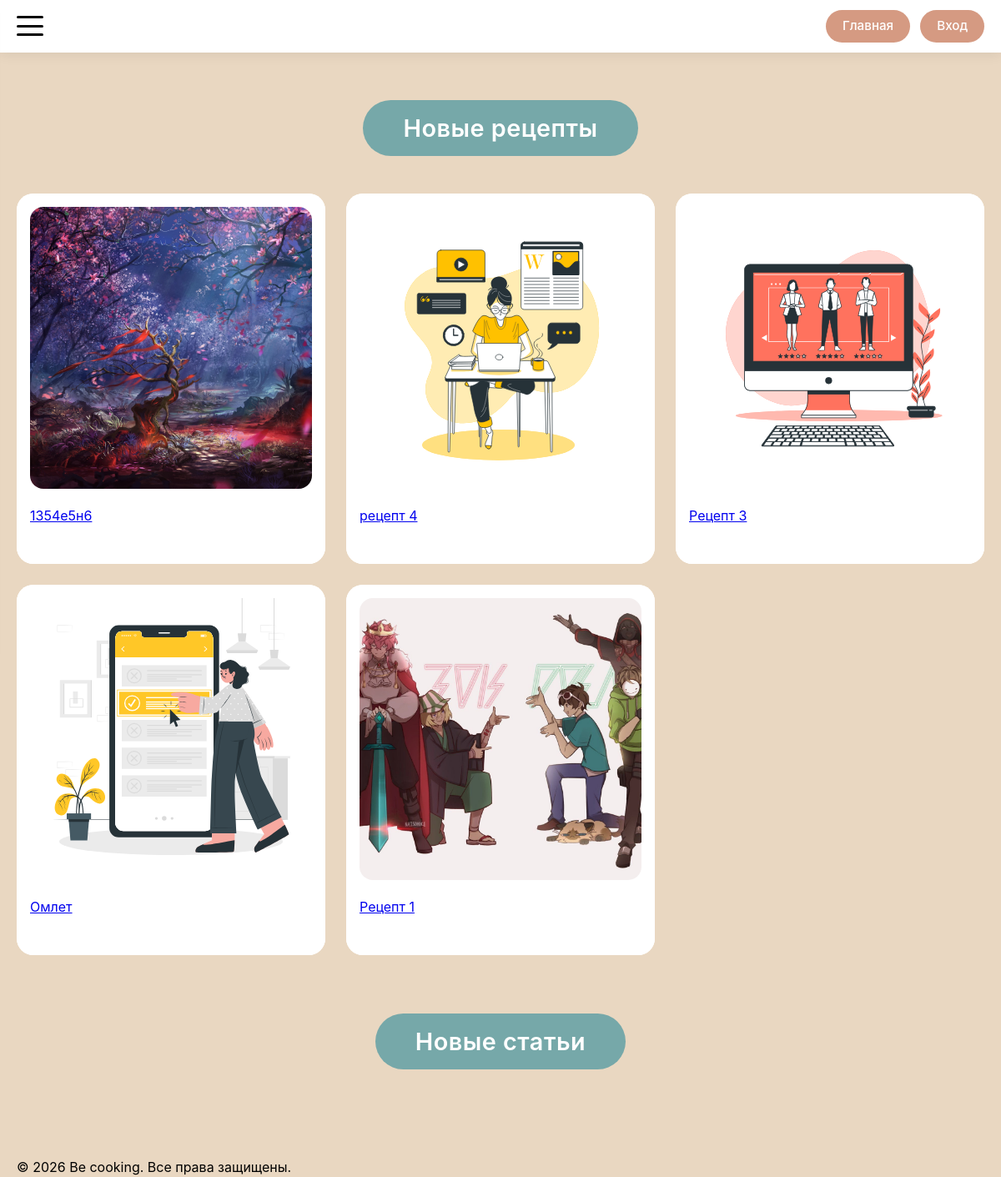
/index, run on the app's committed database.
### models.py (models this page shows)
class Recipe(db.Model):
    __tablename__ = 'recipe'
    id = db.Column(db.Integer, primary_key=True)
    title = db.Column(db.String(200), nullable=False)
    description = db.Column(db.Text)
    author_id = db.Column(db.Integer, db.ForeignKey('user.id'), nullable=False)
    status = db.Column(db.Enum(RecipeStatusEnum), nullable=False, default=RecipeStatusEnum.PENDING)
    created_at = db.Column(db.DateTime, default=datetime.utcnow)
    updated_at = db.Column(db.DateTime, default=datetime.utcnow, onupdate=datetime.utcnow)
    main_image_url = db.Column(db.String(300))
    ingredients = db.Column(db.JSON)  # В SQLAlchemy JSON может хранить массивы
    steps = db.relationship('RecipeStep', backref='recipe', lazy='dynamic', cascade='all, delete-orphan')
    comments = db.relationship('Comment', backref='recipe', lazy='dynamic', cascade='all, delete-orphan')
    notes = db.relationship('Note', backref='recipe', lazy='dynamic', cascade='all, delete-orphan')
    favorites = db.relationship('Favorite', backref='recipe', lazy='dynamic', cascade='all, delete-orphan')
    cart_items = db.relationship('CartItem', backref='recipe', lazy='dynamic', cascade='all, delete-orphan')

### routes/main_routes.py (the view)
@app.route('/')
@app.route('/index')
def index():
    recipes_query = Recipe.query.filter_by(
        status=RecipeStatusEnum.PUBLISHED
    ).order_by(Recipe.created_at.desc())
    recipes = recipes_query.offset(0).limit(9).all()
    return render_template('index.html', recipes=recipes)

### app.py (called while the page is built)
@app.context_processor
def inject_enums():
    return dict(UserRoleEnum=UserRoleEnum)

### templates/index.html (shortened to what this page needs)
{% extends 'base/base.html' %}
{% block content %}
<section class="section">
    <div class="section-title-wrapper">
        <h2 class="section-title">Новые рецепты</h2>
    </div>
    <div class="cards-grid">
        {% for recipe in recipes %}
        {% with
        detail_endpoint = 'recipe_detail',
        item_id = recipe.id
        %}
        {% set card_name = recipe %}
        {% include 'components/_card.html' with context %}
        {% endwith %}
        {% endfor %}
    </div>
</section>
<section class="section">
    <div class="section-title-wrapper">
        <h2 class="section-title">Новые статьи</h2>
    </div>
        {% for article in articles %}
        {% set card_name = article %}
        {% endfor %}
</section>
{% endblock %}

### templates/components/_card.html (shortened to what this page needs)
{% if detail_endpoint == 'recipe_detail' or card_name == 'recipe' %}
<div class="card">
    <a href="{{ url_for(detail_endpoint, recipe_id=item_id) }}"
       class="card-link">
        <div class="card-inner">
            <div class="card-image">
                <img src="{{ recipe.main_image_url if (recipe and recipe.main_image_url) else 'https://placehold.co/400x300' }}"
                     alt="{{ recipe.title if recipe else 'Рецепт' }}">
            </div>
            <div class="card-text">{{ recipe.title if recipe else 'Рецепт' }}</div>
        </div>
    </a>
</div>
{% endif %}

### data on the page
Recipe: main_image_url (picture), title "1354е5н6"
Recipe: main_image_url (picture), title "рецепт 4"
Recipe: main_image_url (picture), title "Рецепт 3"
Recipe: main_image_url (picture), title "Омлет"
Recipe: main_image_url (picture), title "Рецепт 1"

### other printed values
{{ now.year if now else '2026' }} "2026"
